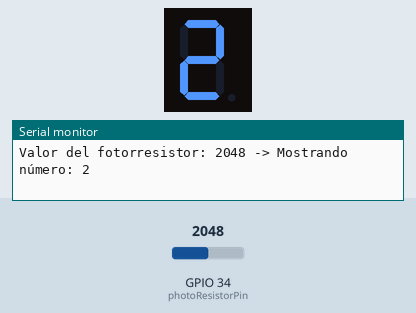
This sketch was run on a simulated ESP32. Shown: 1-digit seven-segment display, the last lines printed to the serial monitor. Wiring (inferred from the names in the program): 1-digit 7-segment display, segments lit when HIGH: segments GPIO 13, GPIO 12, GPIO 14, GPIO 27, GPIO 26, GPIO 25, GPIO 33. The inputs (shaded band) are chosen by the test bench; at power-on: GPIO 34 (photoResistorPin) = 2048. The segment pins are drawn as the display they are named for.

Above: at 1.3 s.
1.4 s: GPIO 34 (photoResistorPin) set to 1228
At 2.3 s:
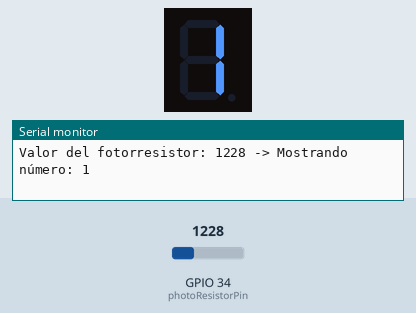
3.0 s: GPIO 34 (photoResistorPin) set to 491
At 3.5 s:
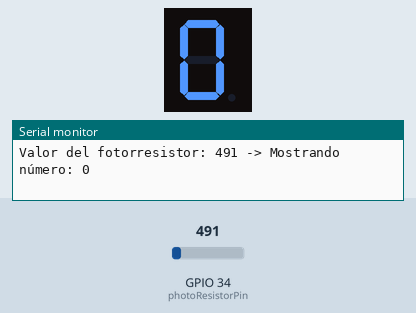
4.5 s: GPIO 34 (photoResistorPin) set to 3603
At 5.9 s:
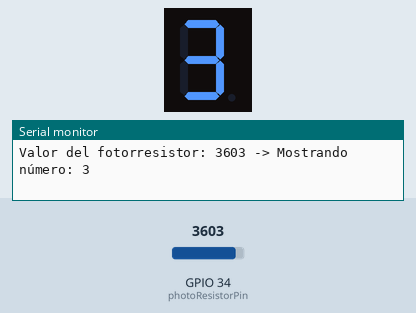
Timing chart, 0 to 7.5 s (numbered marks = the images above; inputs shaded):
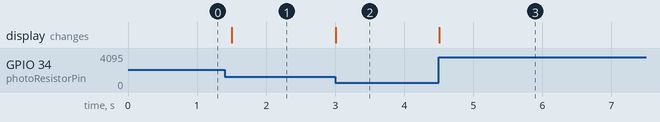

The sketch:

ledfoto.ino
```cpp
// Definición de pines para el display de 7 segmentos
const int segmentPins[] = {13, 12, 14, 27, 26, 25, 33}; // a, b, c, d, e, f, g
const int photoResistorPin = 34; // Pin ADC del fotorresistor

// Definición de los números del 0 al 4 en un display de 7 segmentos (cátodo común)
const byte numbers[5][7] = {
  {1, 1, 1, 1, 1, 1, 0}, // 0
  {0, 1, 1, 0, 0, 0, 0}, // 1
  {1, 1, 0, 1, 1, 0, 1}, // 2
  {1, 1, 1, 1, 0, 0, 1}, // 3
  {0, 1, 1, 0, 0, 1, 1}  // 4
};

void setup() {
  // Configurar los pines de los segmentos como salidas
  for (int i = 0; i < 7; i++) {
    pinMode(segmentPins[i], OUTPUT);
  }

  // Iniciar comunicación serial para depuración
  Serial.begin(115200);
  Serial.println("Iniciando sistema con fotorresistor...");
}

void loop() {
  // Leer el valor del fotorresistor
  int sensorValue = analogRead(photoResistorPin);

  // Mapear el valor del fotorresistor a un rango de 0 a 4
  int displayNum = map(sensorValue, 0, 4095, 0, 4);

  // Mostrar el número en el display
  displayNumber(displayNum);

  // Imprimir el valor para depuración
  Serial.print("Valor del fotorresistor: ");
  Serial.print(sensorValue);
  Serial.print(" -> Mostrando número: ");
  Serial.println(displayNum);

  // Esperar un momento antes de leer de nuevo
  delay(500);
}

// Función para mostrar un número en el display
void displayNumber(int num) {
  // Encender los segmentos correspondientes al número
  for (int i = 0; i < 7; i++) {
    digitalWrite(segmentPins[i], numbers[num][i]);
  }
}
```

Measured:
- after the input at 1.4 s, the display: changes after 0.10 s (image 1)
- after the input at 3.0 s, the display: changes at once (image 2)
- after the input at 4.5 s, the display: changes at once (image 3)
